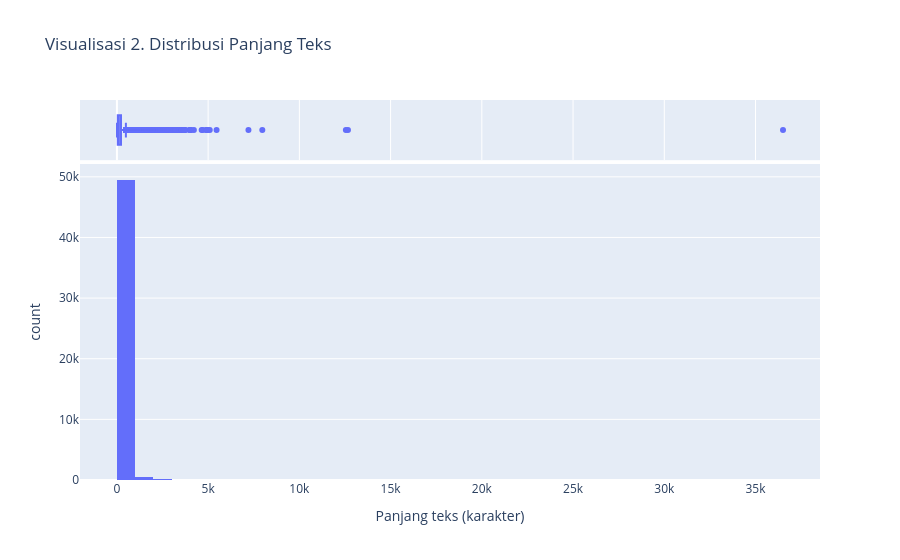

Notebook source saved alongside this figure:
### Code cell
# Visualisasi 2 — Distribusi panjang teks pada sampel sistematis.
fig2 = px.histogram(
    sample_pd,
    x="char_count",
    nbins=60,
    title="Visualisasi 2. Distribusi Panjang Teks",
    labels={"char_count": "Panjang teks (karakter)", "count": "Jumlah dokumen"},
    marginal="box"
)
fig2.show()
fig2.write_html(OUT_FIGURES / "02_distribusi_panjang_teks.html")

### Figure 1 — Plotly figure (JSON) as saved in the notebook; plotly's stock layout.template omitted (floating-point values rounded to 4 significant figures; data arrays with more than 128 entries replaced by an {"elided": "..."} marker saying what was removed)
{"data": [{"bingroup": "x", "hovertemplate": "Panjang teks (karakter)=%{x}<br>count=%{y}<extra></extra>", "legendgroup": "", "marker": {"color": "#636efa", "pattern": {"shape": ""}}, "name": "", "nbinsx": 60, "orientation": "v", "showlegend": false, "type": "histogram", "x": {"elided": "50092 int values"}, "xaxis": "x", "yaxis": "y"}, {"hovertemplate": "Panjang teks (karakter)=%{x}<extra></extra>", "legendgroup": "", "marker": {"color": "#636efa"}, "name": "", "notched": true, "showlegend": false, "type": "box", "x": {"elided": "50092 int values"}, "xaxis": "x2", "yaxis": "y2"}], "layout": {"barmode": "relative", "legend": {"tracegroupgap": 0}, "title": {"text": "Visualisasi 2. Distribusi Panjang Teks"}, "xaxis": {"anchor": "y", "domain": [0, 1], "title": {"text": "Panjang teks (karakter)"}}, "xaxis2": {"anchor": "y2", "domain": [0, 1], "matches": "x", "showgrid": true, "showticklabels": false}, "yaxis": {"anchor": "x", "domain": [0, 0.8316], "title": {"text": "count"}}, "yaxis2": {"anchor": "x2", "domain": [0.8416, 1], "matches": "y2", "showgrid": false, "showline": false, "showticklabels": false, "ticks": ""}}}
